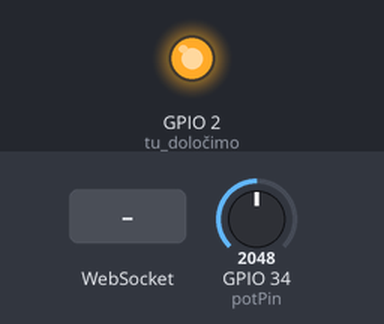
The program below on a simulated ESP32. Parts: output pins drawn as LEDs (lit = HIGH). Inputs (shaded band) come from the test bench; at power-on: GPIO 34 (potPin) = 2048. WiFi joins after 1.5 s; servers stay silent unless stated; what the program prints to the serial monitor is not drawn.

Above: at 2.1 s.
At 5.2 s:
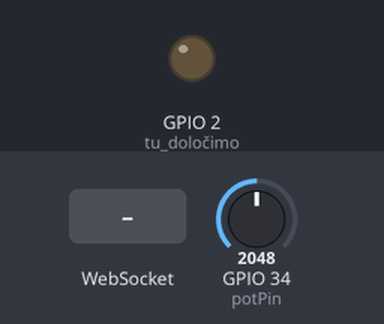
5.3 s: WebSocket text "1" received
Timing chart, 0 to 8.3 s (numbered marks = the images above; inputs shaded):
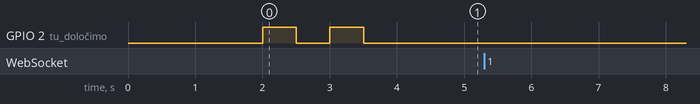

The program:

main.cpp
```cpp
#include <Arduino.h>
#include <WiFi.h>
#include <ArduinoJson.h>
#include <WebSocketsClient.h>

const char* ssid = "Nekoime";
const char* password = "mojegeslo";

const char* serverAddress = "192.168.1.13";
const int serverPort = 3000;

const int potPin = 34;

WebSocketsClient webSocketClient;


void webSocketEvent(WStype_t type, uint8_t *payload, size_t length) {
  switch (type) {
    case WStype_DISCONNECTED: // Če je povezava prekine
      Serial.println("WebSocket disconnected");
      break;
    case WStype_CONNECTED: // Ko se povezava vzpostavi
      Serial.println("WebSocket connected");
      break;
    case WStype_TEXT: // Prejeto sporočilo
      Serial.printf("Received: %s\n", payload);
      break;
    default:
      break;
  }
}


void setup() {
  pinMode(2, OUTPUT); // tu določimo, da je pin 2 izhod (vgrajena LED dioda)
  pinMode(potPin, INPUT); // določimo da je PIN34 vhod (analogne vrednosti)

  // Zagon komunikacije preko serijskih vrat oz. USB
  Serial.begin(115200);

  //Povezava z WIFI
  Serial.println("Povezovanje");
  WiFi.begin(ssid, password);
  while(WiFi.status() != WL_CONNECTED){
    delay(500);
    Serial.print(".");
  }

  // Izpišemo IP naslov
  Serial.println("Modul ESP32 je povezan !");
  Serial.print("IP naslov esp32 modula: ");
  Serial.println(WiFi.localIP());

  // vzpostavimo WebSocket povezavo
  webSocketClient.begin(serverAddress, serverPort);
  webSocketClient.onEvent(webSocketEvent);

  delay(500);

  // Indikacija delovanja modula
  digitalWrite(2, 1); // na pin 2 pošljemo 1
  delay(500);
  digitalWrite(2, 0); // na pin 2 pošljemo 1
  delay(500);
  digitalWrite(2, 1); // na pin 2 pošljemo 1
  delay(500);
  digitalWrite(2, 0); // na pin 2 pošljemo 1
  delay(500);


}

  void sendData(int value) {
    StaticJsonDocument<64> jsonDoc;
    jsonDoc["type"] = "potValue"; //Tip podatka
    jsonDoc["value"] = value; // vrednost potenciometra
    String jsonString;
    serializeJson(jsonDoc, jsonString); // pretvorimo v JSON niz
    Serial.println(jsonString); // izpišemmo niz
    webSocketClient.sendTXT(jsonString); // Pošiljanje podatkov preko Websocket
  }


void loop() {
  // put your main code here, to run repeatedly:
  // tu zapišemo kodo, ki se ponavljajoče izvaja:
  webSocketClient.loop();
  int potValue = analogRead(potPin);
  sendData(potValue);
  delay(200);

}
```

Measured:
- after the input at 5.3 s, every drawn part: stays the same
